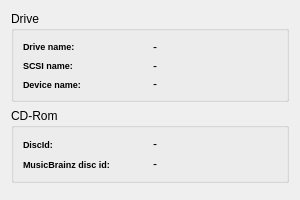
<?xml version="1.0" encoding="UTF-8"?>
<ui version="4.0">
 <class>DialogCDRomDriveInfos</class>
 <widget class="QDialog" name="DialogCDRomDriveInfos">
  <property name="geometry">
   <rect>
    <x>0</x>
    <y>0</y>
    <width>300</width>
    <height>200</height>
   </rect>
  </property>
  <property name="minimumSize">
   <size>
    <width>300</width>
    <height>200</height>
   </size>
  </property>
  <property name="windowTitle">
   <string>CD-Rom drive</string>
  </property>
  <layout class="QVBoxLayout" name="verticalLayout">
   <item>
    <widget class="QGroupBox" name="groupDrive">
     <property name="title">
      <string>Drive</string>
     </property>
     <layout class="QGridLayout" name="gridLayout_2">
      <item row="0" column="0">
       <widget class="QLabel" name="lblDriveName">
        <property name="font">
         <font>
          <pointsize>7</pointsize>
          <weight>75</weight>
          <bold>true</bold>
         </font>
        </property>
        <property name="text">
         <string>Drive name:</string>
        </property>
       </widget>
      </item>
      <item row="0" column="1">
       <widget class="QLabel" name="valueDriveName">
        <property name="text">
         <string notr="true">-</string>
        </property>
       </widget>
      </item>
      <item row="1" column="0">
       <widget class="QLabel" name="lblSCSIName">
        <property name="font">
         <font>
          <pointsize>7</pointsize>
          <weight>75</weight>
          <bold>true</bold>
         </font>
        </property>
        <property name="text">
         <string>SCSI name:</string>
        </property>
       </widget>
      </item>
      <item row="1" column="1">
       <widget class="QLabel" name="valueSCSIName">
        <property name="text">
         <string notr="true">-</string>
        </property>
       </widget>
      </item>
      <item row="2" column="0">
       <widget class="QLabel" name="lblDeviceName">
        <property name="font">
         <font>
          <pointsize>7</pointsize>
          <weight>75</weight>
          <bold>true</bold>
         </font>
        </property>
        <property name="text">
         <string>Device name:</string>
        </property>
       </widget>
      </item>
      <item row="2" column="1">
       <widget class="QLabel" name="valueDeviceName">
        <property name="text">
         <string notr="true">-</string>
        </property>
       </widget>
      </item>
     </layout>
    </widget>
   </item>
   <item>
    <widget class="QGroupBox" name="groupCDRom">
     <property name="title">
      <string>CD-Rom</string>
     </property>
     <layout class="QGridLayout" name="gridLayout_3">
      <item row="0" column="0">
       <widget class="QLabel" name="lblDiscId">
        <property name="font">
         <font>
          <pointsize>7</pointsize>
          <weight>75</weight>
          <bold>true</bold>
         </font>
        </property>
        <property name="text">
         <string>DiscId:</string>
        </property>
       </widget>
      </item>
      <item row="0" column="1">
       <widget class="QLabel" name="valueDiscId">
        <property name="text">
         <string notr="true">-</string>
        </property>
       </widget>
      </item>
      <item row="1" column="0">
       <widget class="QLabel" name="lblMusicBrainzId">
        <property name="font">
         <font>
          <pointsize>7</pointsize>
          <weight>75</weight>
          <bold>true</bold>
         </font>
        </property>
        <property name="text">
         <string>MusicBrainz disc id:</string>
        </property>
       </widget>
      </item>
      <item row="1" column="1">
       <widget class="QLabel" name="valueMusicBrainzId">
        <property name="text">
         <string notr="true">-</string>
        </property>
       </widget>
      </item>
     </layout>
    </widget>
   </item>
   <item>
    <spacer name="spacer">
     <property name="sizeHint" stdset="0">
      <size>
       <width>10</width>
       <height>20</height>
      </size>
     </property>
    </spacer>
   </item>
   <item>
    <widget class="QDialogButtonBox" name="buttonBox">
     <property name="orientation">
      <enum>Qt::Horizontal</enum>
     </property>
    </widget>
   </item>
  </layout>
 </widget>
 <resources/>
 <connections>
  <connection>
   <sender>buttonBox</sender>
   <signal>accepted()</signal>
   <receiver>DialogCDRomDriveInfos</receiver>
   <slot>accept()</slot>
   <hints>
    <hint type="sourcelabel">
     <x>248</x>
     <y>254</y>
    </hint>
    <hint type="destinationlabel">
     <x>157</x>
     <y>274</y>
    </hint>
   </hints>
  </connection>
  <connection>
   <sender>buttonBox</sender>
   <signal>rejected()</signal>
   <receiver>DialogCDRomDriveInfos</receiver>
   <slot>reject()</slot>
   <hints>
    <hint type="sourcelabel">
     <x>316</x>
     <y>260</y>
    </hint>
    <hint type="destinationlabel">
     <x>286</x>
     <y>274</y>
    </hint>
   </hints>
  </connection>
 </connections>
</ui>
